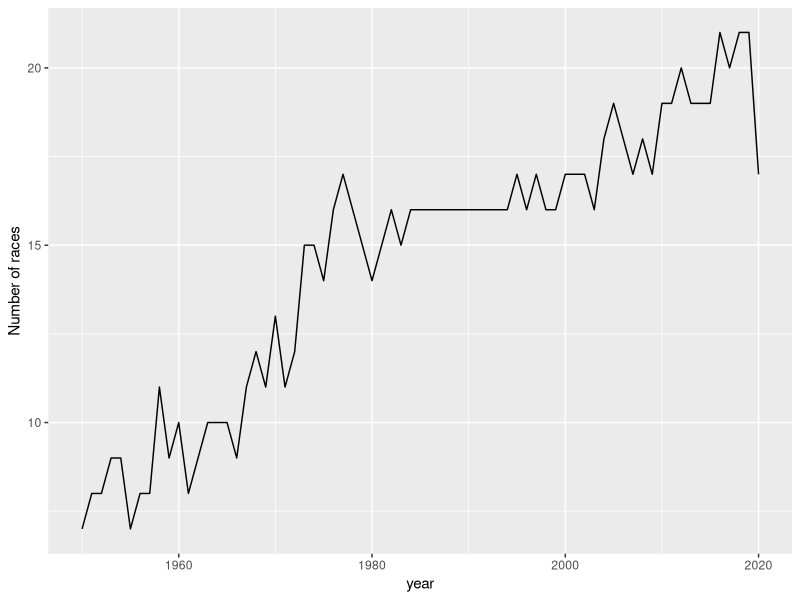

Recreate this plot in R. (Note: a time limit stopped this script after it produced the figure.)
## ---- chunk 1
library(tidyverse)
## ---- chunk 2
race_results <- read_csv("../data/race_results_statsf1.csv")
head(race_results)
## ---- chunk 3
summary(race_results["race_id"])
## ---- chunk 4
summary(race_results["year"])
## ---- chunk 5
race_results %>% 
  select(year, round) %>% 
  distinct(year, round) %>%
  group_by(year) %>%
  summarise(races_count = n())
## ---- chunk 6
annual_races_count <- race_results %>% 
                      select(year, round) %>% 
                      distinct(year, round) %>% 
                      group_by(year) %>% 
                      summarise(races_count = n())

ggplot(annual_races_count, aes(x=year, y=races_count))+
         geom_line() + labs(y="Number of races")
## ---- chunk 7
race_results %>% select(race_name) %>% 
  group_by(race_name) %>% summarize(count = n())
## ---- chunk 8
race_results %>% select(year, race_name) %>% 
                  distinct(year, race_name) %>% 
                  group_by(race_name) %>% 
                  summarize(count = n()) %>% 
                  arrange(desc(count))
## ---- chunk 9
summary(race_results["p_prelim"])
## ---- chunk 10
race_results %>% select(race_id, driver) %>% 
                  distinct(race_id, driver) %>%
                  group_by(driver) %>% 
                  summarize(count = n()) %>%
                  arrange(desc(count))
## ---- chunk 11
race_results %>% select(race_id, team)%>%
                  distinct(race_id, team) %>%
                  group_by(team) %>% 
                  summarize(count = n())
## ---- chunk 12
select(race_results, race_id, constructor_long)%>%
  distinct(race_id, constructor_long) %>%
  group_by(constructor_long) %>% 
  summarize(count = n())
## ---- chunk 13
ptm <- proc.time()

get_last <- function(some_race_id) {
  last <- race_results %>%
    select(race_id, position, driver) %>%
    filter(race_id == some_race_id) %>%
    distinct(race_id,driver) %>%
    summarise(count=n()) %>%
    pull(count)
  return(last)
}

race_results_cleaning <- race_results %>%
  rowwise() %>%
  mutate(position_numeric_a =
           case_when(position == "np" |
                       position == "f" ~
                       get_last(race_id)))
# Check how long this chunk took
run_time <- proc.time() - ptm
## ---- chunk 14
race_results_cleaning <- race_results_cleaning %>%
  rowwise() %>%
  mutate(position_numeric_b =
           case_when(position == "dsq" ~
               as.integer(get_last(race_id) + 1)))
## ---- chunk 15
rr2 <- race_results_cleaning %>% unite("position_numeric", position_numeric_a, position_numeric_b, na.rm=TRUE)
## ---- chunk 16
race_results_cleaning <- race_results_cleaning %>%
  rowwise() %>%
  mutate(position_numeric_c =
           case_when(position %in% 
                       c("npq","nq", "tf", "exc") ~
                       as.integer(0)))
## ---- chunk 17
get_finish <- function(some_race_id, some_driver) {
  finish <- race_results %>%
    select(race_id, p_prelim, driver) %>%
    filter(race_id == some_race_id, driver == some_driver) %>%
    pull(p_prelim)
}

race_results_cleaning <- race_results_cleaning %>%
  rowwise() %>%
  mutate(position_numeric_d = list(case_when(
    position == "&" ~ 
      as.integer(get_finish(race_id, driver))
    )))
## ---- chunk 18
race_results_cleaning <- race_results_cleaning %>% add_column(result_id=1:nrow(race_results_cleaning))
## ---- chunk 19
get_finish <- function(some_result_id) {
  finish <- race_results_cleaning %>%
    select(result_id, p_prelim) %>%
    filter(result_id == some_result_id) %>%
    pull(p_prelim)
  return(finish)
}

race_results_cleaning <- race_results_cleaning %>%
  rowwise() %>%
  mutate(position_numeric_d2 = case_when(
    position == "&" ~
      as.integer(get_finish(result_id))
    ))
## ---- chunk 20
race_results_cleaning <- race_results_cleaning %>%
  rowwise() %>%
  mutate(position_numeric_e = case_when(
    position %in% c("ab","nc") |
    !(position %in% c( "&","ab", "nc", "np",
                      "nq", "npq", "dsq",
                      "exc", "f", "tf")) ~
      as.integer(get_finish(result_id))
    ))
## ---- chunk 21
race_results_cleaning <- race_results_cleaning %>% unite("position_numeric", position_numeric_a, position_numeric_b, position_numeric_c,position_numeric_d2, position_numeric_e, na.rm=TRUE) %>%
  select(-position_numeric_d)

## ---- chunk 22
race_results_cleaning <- race_results_cleaning %>%
        mutate(position_numeric =
                 as.double(position_numeric)) %>%
        select(-p_prelim)
## ---- chunk 23
race_results_cleaning <- race_results_cleaning %>% 
  mutate(driver = str_replace(driver, "Andr�","André")) %>%
  mutate(driver = str_replace(driver, "Azdr�bal","Azdrúbal")) %>%
  mutate(driver = str_replace(driver, "Eug�ne","Eugène")) %>%
  mutate(driver = str_replace(driver, "Fran�ois","François")) %>%
  mutate(driver = str_replace(driver, "G�nther","Günther")) %>%
  mutate(driver = str_replace(driver, "G�rard","Gérard")) %>%
  mutate(driver = str_replace(driver, "Jean-�ric","Jean-Éric")) %>%
  mutate(driver = str_replace(driver, "Jos�","José")) %>%
  mutate(driver = str_replace(driver, "J�r�me","Jérôme")) %>%
  mutate(driver = str_replace(driver, "ST�CHELIN","STAECHELIN")) %>%
  mutate(driver = str_replace(driver, "Ren�","René")) %>%
  mutate(driver = str_replace(driver, "S�bastien","Sébastien")) %>%
  mutate(driver = str_replace(driver, "St�phane","Stéphane")) %>%
  mutate(driver = str_replace(driver, "BELS�","BELSØ")) %>%
  mutate(driver = str_replace(driver, "S�bastien","Sébastien"))
## ---- chunk 24
race_results_cleaning <- race_results_cleaning %>% fill(team, .direction="down")
## ---- chunk 25
rr2 <- race_results_cleaning %>% 
          select(position, constructor_long) %>% 
          mutate(constructor_long = case_when(
            position == "&" ~ lag(constructor_long),
            TRUE ~ constructor_long))
## ---- chunk 26
race_results_cleaning <- race_results_cleaning %>%
          mutate(constructor_long = case_when(
            position == "&" ~ lag(constructor_long),
            TRUE ~ constructor_long))
## ---- chunk 27
rr2 <- race_results_cleaning %>% select(year, race_name, team) %>% rowwise() %>%
  mutate(is_F1_car = str_detect(team, "\\*", negate= TRUE))
## ---- chunk 28
race_results_cleaning <- race_results_cleaning %>% rowwise() %>%
  mutate(is_F1_car = str_detect(team, "\\*", negate= TRUE))
## ---- chunk 29
race_results_cleaning <- race_results_cleaning %>%
  mutate(team = str_replace(team," \\*","")) %>%
  mutate(team = str_squish(team)) %>%
  mutate(constructor_long = str_replace(constructor_long," \\*","")) %>%
  mutate(constructor_long = str_squish(constructor_long))
## ---- chunk 30
race_results_cleaning <- race_results_cleaning %>% 
  mutate(team = str_replace(team, "Ekstr�m","Ekström")) %>%
  mutate(constructor_long = str_replace(constructor_long, "Ekstr�m","Ekström"))
## ---- chunk 31
race_results_cleaning <- race_results_cleaning %>% rename(constructor = team)
## ---- chunk 32
rr2 <- race_results_cleaning %>% 
        select(extra) %>%
        mutate(extra = str_replace(extra, "�", "")) %>%
        mutate(extra = str_replace(extra, "�", "")) %>%
        mutate(extra = str_replace(extra, "�", "")) %>%
        mutate(extra = str_replace(extra, "�", "")) %>%
        mutate(extra = str_replace(extra, "�", ""))
## ---- chunk 33
race_results_cleaning <- race_results_cleaning %>%
        mutate(extra = str_replace(extra, "�", "")) %>%
        mutate(extra = str_replace(extra, "�", "")) %>%
        mutate(extra = str_replace(extra, "�", "")) %>%
        mutate(extra = str_replace(extra, "�", "")) %>%
        mutate(extra = str_replace(extra, "�", ""))
## ---- chunk 34
race_results_cleaning <- race_results_cleaning %>% 
  mutate(race_country = case_when(
    race_name == "Britain" ~ "England",
    race_name %in% c("USA West", "USA East",
                     "Las Vegas", "Indianapolis") ~ "USA",
    race_name == "Pacific" ~ "Japan",
    race_name == "Abu Dhabi" ~ "UAE",
    race_name %in% c("Pescara", "San Marino") ~ "Italy",
    race_name == "Europe" & year %in% c(1983, 1985,1993) ~ "England",
    race_name == "Europe" & year %in% c(1984, 1995, 1996, 1999,
                                        2000, 2001, 2002,2003,
                                        2004,2005,2006,2007) ~ "Germany",
    race_name == "Europe" & year %in% c(1994, 1997, 2008,2009,
                                        2010,2011,2012) ~ "Spain",
    race_name == "Europe" & year == 2016 ~ "Azerbaijan",
    TRUE ~ race_name
  ))
## ---- chunk 35
race_results_cleaning <- race_results_cleaning %>% select(result_id,
                                                          race_id,
                                                          year,
                                                          round,
                                                          race_name,
                                                          race_country,
                                                          driver,
                                                          position,
                                                          position_numeric,
                                                          constructor,
                                                          constructor_long,
                                                          extra,
                                                          is_F1_car
                                                          )
write_csv(race_results_cleaning, "../data/race_results_clean.csv", append=FALSE)
